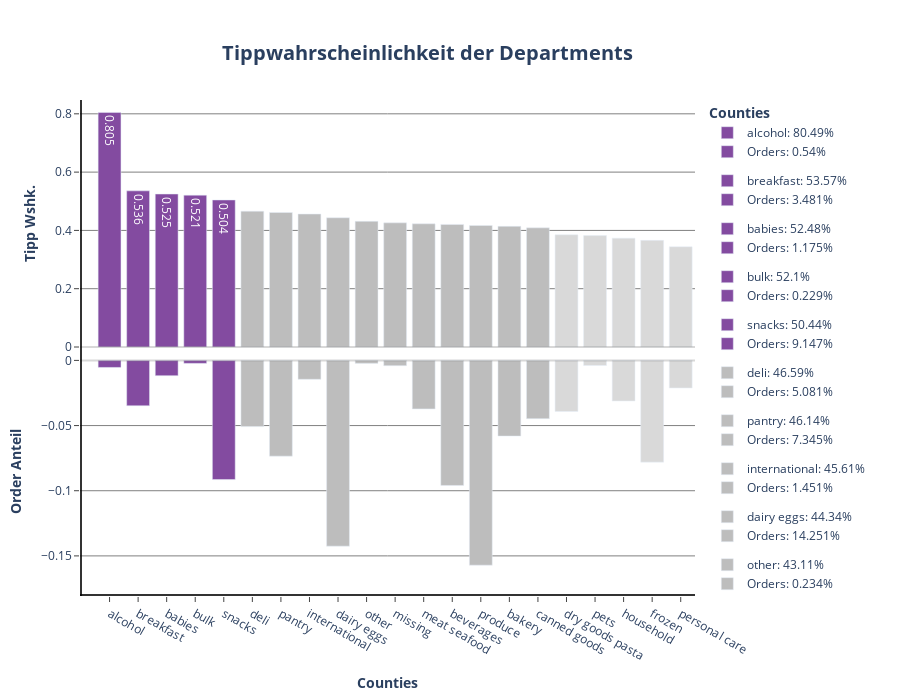

This figure's notebook cell:
### Code cell
# Plot P3: Department

fig1 = make_subplots(cols= 1, rows= 2, shared_xaxes= True, shared_yaxes= False, vertical_spacing= 0)

for department in df_dep2.department:

 if df_dep2[df_dep2.department == department].tip_norm.values >= 0.5:
  color = px.colors.sequential.Purpor[5]
  text= df_dep2.loc[df_dep2.department == department].tip_norm.values.round(3)

  fig1.add_trace(
   go.Bar(
    x= df_dep2.loc[df_dep2.department == department].department,
    y= df_dep2.loc[df_dep2.department == department].tip_norm,
    name= f"{department}: {(df_dep2.loc[df_dep2.department == department].tip_norm.values[0] * 100).round(2)}%",
    showlegend= True,
    marker= dict(color= color),
    width= 0.8,
    text= text,
    base= 0,
    legendgroup= f"{department}" 
   ),
   col= 1,
   row= 1
  )

  fig1.add_trace(
   go.Bar(
    x= df_dep2.loc[df_dep2.department == department].department,
    y= df_dep2.loc[df_dep2.department == department].orders_norm,
    name= f"Orders: {(df_dep2.loc[df_dep2.department == department].orders_norm.values[0] * 100).round(3)}%",
    base = -df_dep2.loc[df_dep2.department == department].orders_norm,
    showlegend= True,
    marker= dict(color= color),
    width= 0.8,
    legendgroup= f"{department}"
   ),
   col= 1,
   row= 2
  )

 elif 0.4 < df_dep2.loc[df_dep2.department == department].tip_norm.values < 0.5:
  color= px.colors.sequential.Greys[3]

  fig1.add_trace(
   go.Bar(
    x= df_dep2.loc[df_dep2.department == department].department,
    y= df_dep2.loc[df_dep2.department == department].tip_norm,
    name= f"{department}: {(df_dep2.loc[df_dep2.department == department].tip_norm.values[0] * 100).round(2)}%",
    showlegend= True,
    marker= dict(color= color),
    width= 0.8,
    base= 0,
    legendgroup= f"{department}"
   ),
   col= 1,
   row= 1
  )

  fig1.add_trace(
   go.Bar(
    x= df_dep2.loc[df_dep2.department == department].department,
    y= df_dep2.loc[df_dep2.department == department].orders_norm,
    name= f"Orders: {(df_dep2.loc[df_dep2.department == department].orders_norm.values[0] * 100).round(3)}%",
    base = -df_dep2.loc[df_dep2.department == department].orders_norm,
    showlegend= True,
    marker= dict(color= color),
    width= 0.8,
    legendgroup= f"{department}"
   ),
   col= 1,
   row= 2
  )

 elif 0.3 < df_dep2.loc[df_dep2.department == department].tip_norm.values < 0.4:
  color= px.colors.sequential.Greys[2]

  fig1.add_trace(
   go.Bar(
    x= df_dep2.loc[df_dep2.department == department].department,
    y= df_dep2.loc[df_dep2.department == department].tip_norm,
    name= f"{department}: {(df_dep2.loc[df_dep2.department == department].tip_norm.values[0] * 100).round(2)}%",
    showlegend= True,
    marker= dict(color= color),
    width= 0.8,
    base= 0,
    legendgroup= f"{department}"
   ),
   col= 1,
   row= 1
  )

  fig1.add_trace(
   go.Bar(
    x= df_dep2.loc[df_dep2.department == department].department,
    y= df_dep2.loc[df_dep2.department == department].orders_norm,
    name= f"Orders: {(df_dep2.loc[df_dep2.department == department].orders_norm.values[0] * 100).round(3)}%",
    base = -df_dep2.loc[df_dep2.department == department].orders_norm,
    showlegend= True,
    marker= dict(color= color),
    width= 0.8,
    legendgroup= f"{department}"
   ),
   col= 1,
   row= 2
  )

fig1.add_hline(
 y= 0,
 opacity= 0.3,
 line_dash= "solid",
 line_color= "grey",
 col= 1,
 row= 1
)

fig1.add_hline(
 y= 0,
 opacity= 0.3,
 line_dash= "solid",
 line_color= "grey",
 col= 1,
 row= 2
)

fig1.add_vline(
 x= -1,
 opacity= 0.8,
 line_dash= "solid",
 line_color= "black",
 col= 1,
 row= 2
)

fig1.add_vline(
 x= -1,
 opacity= 0.8,
 line_dash= "solid",
 line_color= "black",
 col= 1,
 row= 1
)

fig1.add_hline(
 y= -0.18,
 opacity= 0.8,
 line_dash= "solid",
 line_color= "black",
 col= 1,
 row= 2
)

fig1.update_annotations(opacity= 0.8)
fig1.update_layout(title= dict(text= "<b>Tippwahrscheinlichkeit der Departments</b>", font_size= 20, xanchor= "center", yanchor= "top", y=0.935, x=0.475), legend_title_text = "<b>Counties</b>", height= 700)
fig1.update_xaxes(title_text="<b>Counties</b>", ticks= "outside", col= 1, row= 2)
fig1.update_xaxes(showline= False, col= 1, row= 1)
fig1.update_yaxes(title_text="<b>Tipp Wshk.</b>", ticks= "outside", showgrid= True, gridcolor= "grey", col= 1, row= 1, showline= False)
fig1.update_yaxes(title_text="<b>Order Anteil</b>", ticks= "outside", showgrid= True, gridcolor= "grey", col= 1, row= 2)
fig1.update_layout(plot_bgcolor= "white", xaxis= dict(linecolor= "black"), yaxis= dict(linecolor= "black"))
fig1.show()

### Figure 1 — Plotly figure (JSON) as saved in the notebook; plotly's stock layout.template omitted (floating-point values rounded to 4 significant figures)
{"data": [{"base": 0, "legendgroup": "alcohol", "marker": {"color": "rgb(131, 75, 160)"}, "name": "alcohol: 80.49%", "showlegend": true, "text": [0.805], "type": "bar", "width": 0.8, "x": ["alcohol"], "xaxis": "x", "y": [0.8049], "yaxis": "y"}, {"base": [-0.005399], "legendgroup": "alcohol", "marker": {"color": "rgb(131, 75, 160)"}, "name": "Orders: 0.54%", "showlegend": true, "type": "bar", "width": 0.8, "x": ["alcohol"], "xaxis": "x2", "y": [0.005399], "yaxis": "y2"}, {"base": 0, "legendgroup": "breakfast", "marker": {"color": "rgb(131, 75, 160)"}, "name": "breakfast: 53.57%", "showlegend": true, "text": [0.536], "type": "bar", "width": 0.8, "x": ["breakfast"], "xaxis": "x", "y": [0.5357], "yaxis": "y"}, {"base": [-0.03481], "legendgroup": "breakfast", "marker": {"color": "rgb(131, 75, 160)"}, "name": "Orders: 3.481%", "showlegend": true, "type": "bar", "width": 0.8, "x": ["breakfast"], "xaxis": "x2", "y": [0.03481], "yaxis": "y2"}, {"base": 0, "legendgroup": "babies", "marker": {"color": "rgb(131, 75, 160)"}, "name": "babies: 52.48%", "showlegend": true, "text": [0.525], "type": "bar", "width": 0.8, "x": ["babies"], "xaxis": "x", "y": [0.5248], "yaxis": "y"}, {"base": [-0.01175], "legendgroup": "babies", "marker": {"color": "rgb(131, 75, 160)"}, "name": "Orders: 1.175%", "showlegend": true, "type": "bar", "width": 0.8, "x": ["babies"], "xaxis": "x2", "y": [0.01175], "yaxis": "y2"}, {"base": 0, "legendgroup": "bulk", "marker": {"color": "rgb(131, 75, 160)"}, "name": "bulk: 52.1%", "showlegend": true, "text": [0.521], "type": "bar", "width": 0.8, "x": ["bulk"], "xaxis": "x", "y": [0.521], "yaxis": "y"}, {"base": [-0.002295], "legendgroup": "bulk", "marker": {"color": "rgb(131, 75, 160)"}, "name": "Orders: 0.229%", "showlegend": true, "type": "bar", "width": 0.8, "x": ["bulk"], "xaxis": "x2", "y": [0.002295], "yaxis": "y2"}, {"base": 0, "legendgroup": "snacks", "marker": {"color": "rgb(131, 75, 160)"}, "name": "snacks: 50.44%", "showlegend": true, "text": [0.504], "type": "bar", "width": 0.8, "x": ["snacks"], "xaxis": "x", "y": [0.5044], "yaxis": "y"}, {"base": [-0.09147], "legendgroup": "snacks", "marker": {"color": "rgb(131, 75, 160)"}, "name": "Orders: 9.147%", "showlegend": true, "type": "bar", "width": 0.8, "x": ["snacks"], "xaxis": "x2", "y": [0.09147], "yaxis": "y2"}, {"base": 0, "legendgroup": "deli", "marker": {"color": "rgb(189,189,189)"}, "name": "deli: 46.59%", "showlegend": true, "type": "bar", "width": 0.8, "x": ["deli"], "xaxis": "x", "y": [0.4659], "yaxis": "y"}, {"base": [-0.05081], "legendgroup": "deli", "marker": {"color": "rgb(189,189,189)"}, "name": "Orders: 5.081%", "showlegend": true, "type": "bar", "width": 0.8, "x": ["deli"], "xaxis": "x2", "y": [0.05081], "yaxis": "y2"}, {"base": 0, "legendgroup": "pantry", "marker": {"color": "rgb(189,189,189)"}, "name": "pantry: 46.14%", "showlegend": true, "type": "bar", "width": 0.8, "x": ["pantry"], "xaxis": "x", "y": [0.4614], "yaxis": "y"}, {"base": [-0.07345], "legendgroup": "pantry", "marker": {"color": "rgb(189,189,189)"}, "name": "Orders: 7.345%", "showlegend": true, "type": "bar", "width": 0.8, "x": ["pantry"], "xaxis": "x2", "y": [0.07345], "yaxis": "y2"}, {"base": 0, "legendgroup": "international", "marker": {"color": "rgb(189,189,189)"}, "name": "international: 45.61%", "showlegend": true, "type": "bar", "width": 0.8, "x": ["international"], "xaxis": "x", "y": [0.4561], "yaxis": "y"}, {"base": [-0.01451], "legendgroup": "international", "marker": {"color": "rgb(189,189,189)"}, "name": "Orders: 1.451%", "showlegend": true, "type": "bar", "width": 0.8, "x": ["international"], "xaxis": "x2", "y": [0.01451], "yaxis": "y2"}, {"base": 0, "legendgroup": "dairy eggs", "marker": {"color": "rgb(189,189,189)"}, "name": "dairy eggs: 44.34%", "showlegend": true, "type": "bar", "width": 0.8, "x": ["dairy eggs"], "xaxis": "x", "y": [0.4434], "yaxis": "y"}, {"base": [-0.1425], "legendgroup": "dairy eggs", "marker": {"color": "rgb(189,189,189)"}, "name": "Orders: 14.251%", "showlegend": true, "type": "bar", "width": 0.8, "x": ["dairy eggs"], "xaxis": "x2", "y": [0.1425], "yaxis": "y2"}, {"base": 0, "legendgroup": "other", "marker": {"color": "rgb(189,189,189)"}, "name": "other: 43.11%", "showlegend": true, "type": "bar", "width": 0.8, "x": ["other"], "xaxis": "x", "y": [0.4311], "yaxis": "y"}, {"base": [-0.002344], "legendgroup": "other", "marker": {"color": "rgb(189,189,189)"}, "name": "Orders: 0.234%", "showlegend": true, "type": "bar", "width": 0.8, "x": ["other"], "xaxis": "x2", "y": [0.002344], "yaxis": "y2"}, {"base": 0, "legendgroup": "missing", "marker": {"color": "rgb(189,189,189)"}, "name": "missing: 42.59%", "showlegend": true, "type": "bar", "width": 0.8, "x": ["missing"], "xaxis": "x", "y": [0.4259], "yaxis": "y"}, {"base": [-0.004093], "legendgroup": "missing", "marker": {"color": "rgb(189,189,189)"}, "name": "Orders: 0.409%", "showlegend": true, "type": "bar", "width": 0.8, "x": ["missing"], "xaxis": "x2", "y": [0.004093], "yaxis": "y2"}, {"base": 0, "legendgroup": "meat seafood", "marker": {"color": "rgb(189,189,189)"}, "name": "meat seafood: 42.26%", "showlegend": true, "type": "bar", "width": 0.8, "x": ["meat seafood"], "xaxis": "x", "y": [0.4226], "yaxis": "y"}, {"base": [-0.03722], "legendgroup": "meat seafood", "marker": {"color": "rgb(189,189,189)"}, "name": "Orders: 3.722%", "showlegend": true, "type": "bar", "width": 0.8, "x": ["meat seafood"], "xaxis": "x2", "y": [0.03722], "yaxis": "y2"}, {"base": 0, "legendgroup": "beverages", "marker": {"color": "rgb(189,189,189)"}, "name": "beverages: 42.07%", "showlegend": true, "type": "bar", "width": 0.8, "x": ["beverages"], "xaxis": "x", "y": [0.4207], "yaxis": "y"}, {"base": [-0.09595], "legendgroup": "beverages", "marker": {"color": "rgb(189,189,189)"}, "name": "Orders: 9.595%", "showlegend": true, "type": "bar", "width": 0.8, "x": ["beverages"], "xaxis": "x2", "y": [0.09595], "yaxis": "y2"}, {"base": 0, "legendgroup": "produce", "marker": {"color": "rgb(189,189,189)"}, "name": "produce: 41.7%", "showlegend": true, "type": "bar", "width": 0.8, "x": ["produce"], "xaxis": "x", "y": [0.417], "yaxis": "y"}, {"base": [-0.1571], "legendgroup": "produce", "marker": {"color": "rgb(189,189,189)"}, "name": "Orders: 15.712%", "showlegend": true, "type": "bar", "width": 0.8, "x": ["produce"], "xaxis": "x2", "y": [0.1571], "yaxis": "y2"}, {"base": 0, "legendgroup": "bakery", "marker": {"color": "rgb(189,189,189)"}, "name": "bakery: 41.4%", "showlegend": true, "type": "bar", "width": 0.8, "x": ["bakery"], "xaxis": "x", "y": [0.414], "yaxis": "y"}, {"base": [-0.05809], "legendgroup": "bakery", "marker": {"color": "rgb(189,189,189)"}, "name": "Orders: 5.809%", "showlegend": true, "type": "bar", "width": 0.8, "x": ["bakery"], "xaxis": "x2", "y": [0.05809], "yaxis": "y2"}, {"base": 0, "legendgroup": "canned goods", "marker": {"color": "rgb(189,189,189)"}, "name": "canned goods: 40.87%", "showlegend": true, "type": "bar", "width": 0.8, "x": ["canned goods"], "xaxis": "x", "y": [0.4087], "yaxis": "y"}, {"base": [-0.04469], "legendgroup": "canned goods", "marker": {"color": "rgb(189,189,189)"}, "name": "Orders: 4.469%", "showlegend": true, "type": "bar", "width": 0.8, "x": ["canned goods"], "xaxis": "x2", "y": [0.04469], "yaxis": "y2"}, {"base": 0, "legendgroup": "dry goods pasta", "marker": {"color": "rgb(217,217,217)"}, "name": "dry goods pasta: 38.48%", "showlegend": true, "type": "bar", "width": 0.8, "x": ["dry goods pasta"], "xaxis": "x", "y": [0.3848], "yaxis": "y"}, {"base": [-0.0392], "legendgroup": "dry goods pasta", "marker": {"color": "rgb(217,217,217)"}, "name": "Orders: 3.92%", "showlegend": true, "type": "bar", "width": 0.8, "x": ["dry goods pasta"], "xaxis": "x2", "y": [0.0392], "yaxis": "y2"}, {"base": 0, "legendgroup": "pets", "marker": {"color": "rgb(217,217,217)"}, "name": "pets: 38.22%", "showlegend": true, "type": "bar", "width": 0.8, "x": ["pets"], "xaxis": "x", "y": [0.3822], "yaxis": "y"}, {"base": [-0.003911], "legendgroup": "pets", "marker": {"color": "rgb(217,217,217)"}, "name": "Orders: 0.391%", "showlegend": true, "type": "bar", "width": 0.8, "x": ["pets"], "xaxis": "x2", "y": [0.003911], "yaxis": "y2"}, {"base": 0, "legendgroup": "household", "marker": {"color": "rgb(217,217,217)"}, "name": "household: 37.35%", "showlegend": true, "type": "bar", "width": 0.8, "x": ["household"], "xaxis": "x", "y": [0.3735], "yaxis": "y"}, {"base": [-0.03115], "legendgroup": "household", "marker": {"color": "rgb(217,217,217)"}, "name": "Orders: 3.115%", "showlegend": true, "type": "bar", "width": 0.8, "x": ["household"], "xaxis": "x2", "y": [0.03115], "yaxis": "y2"}, {"base": 0, "legendgroup": "frozen", "marker": {"color": "rgb(217,217,217)"}, "name": "frozen: 36.59%", "showlegend": true, "type": "bar", "width": 0.8, "x": ["frozen"], "xaxis": "x", "y": [0.3659], "yaxis": "y"}, {"base": [-0.07806], "legendgroup": "frozen", "marker": {"color": "rgb(217,217,217)"}, "name": "Orders: 7.806%", "showlegend": true, "type": "bar", "width": 0.8, "x": ["frozen"], "xaxis": "x2", "y": [0.07806], "yaxis": "y2"}, {"base": 0, "legendgroup": "personal care", "marker": {"color": "rgb(217,217,217)"}, "name": "personal care: 34.39%", "showlegend": true, "type": "bar", "width": 0.8, "x": ["personal care"], "xaxis": "x", "y": [0.3439], "yaxis": "y"}, {"base": [-0.02118], "legendgroup": "personal care", "marker": {"color": "rgb(217,217,217)"}, "name": "Orders: 2.118%", "showlegend": true, "type": "bar", "width": 0.8, "x": ["personal care"], "xaxis": "x2", "y": [0.02118], "yaxis": "y2"}], "layout": {"height": 700, "legend": {"title": {"text": "<b>Counties</b>"}}, "plot_bgcolor": "white", "shapes": [{"line": {"color": "grey", "dash": "solid"}, "opacity": 0.3, "type": "line", "x0": 0, "x1": 1, "xref": "x domain", "y0": 0, "y1": 0, "yref": "y"}, {"line": {"color": "grey", "dash": "solid"}, "opacity": 0.3, "type": "line", "x0": 0, "x1": 1, "xref": "x2 domain", "y0": 0, "y1": 0, "yref": "y2"}, {"line": {"color": "black", "dash": "solid"}, "opacity": 0.8, "type": "line", "x0": -1, "x1": -1, "xref": "x2", "y0": 0, "y1": 1, "yref": "y2 domain"}, {"line": {"color": "black", "dash": "solid"}, "opacity": 0.8, "type": "line", "x0": -1, "x1": -1, "xref": "x", "y0": 0, "y1": 1, "yref": "y domain"}, {"line": {"color": "black", "dash": "solid"}, "opacity": 0.8, "type": "line", "x0": 0, "x1": 1, "xref": "x2 domain", "y0": -0.18, "y1": -0.18, "yref": "y2"}], "title": {"font": {"size": 20}, "text": "<b>Tippwahrscheinlichkeit der Departments</b>", "x": 0.475, "xanchor": "center", "y": 0.935, "yanchor": "top"}, "xaxis": {"anchor": "y", "domain": [0, 1], "linecolor": "black", "matches": "x2", "showline": false, "showticklabels": false}, "xaxis2": {"anchor": "y2", "domain": [0, 1], "ticks": "outside", "title": {"text": "<b>Counties</b>"}}, "yaxis": {"anchor": "x", "domain": [0.5, 1], "gridcolor": "grey", "linecolor": "black", "showgrid": true, "showline": false, "ticks": "outside", "title": {"text": "<b>Tipp Wshk.</b>"}}, "yaxis2": {"anchor": "x2", "domain": [0, 0.5], "gridcolor": "grey", "showgrid": true, "ticks": "outside", "title": {"text": "<b>Order Anteil</b>"}}}}
